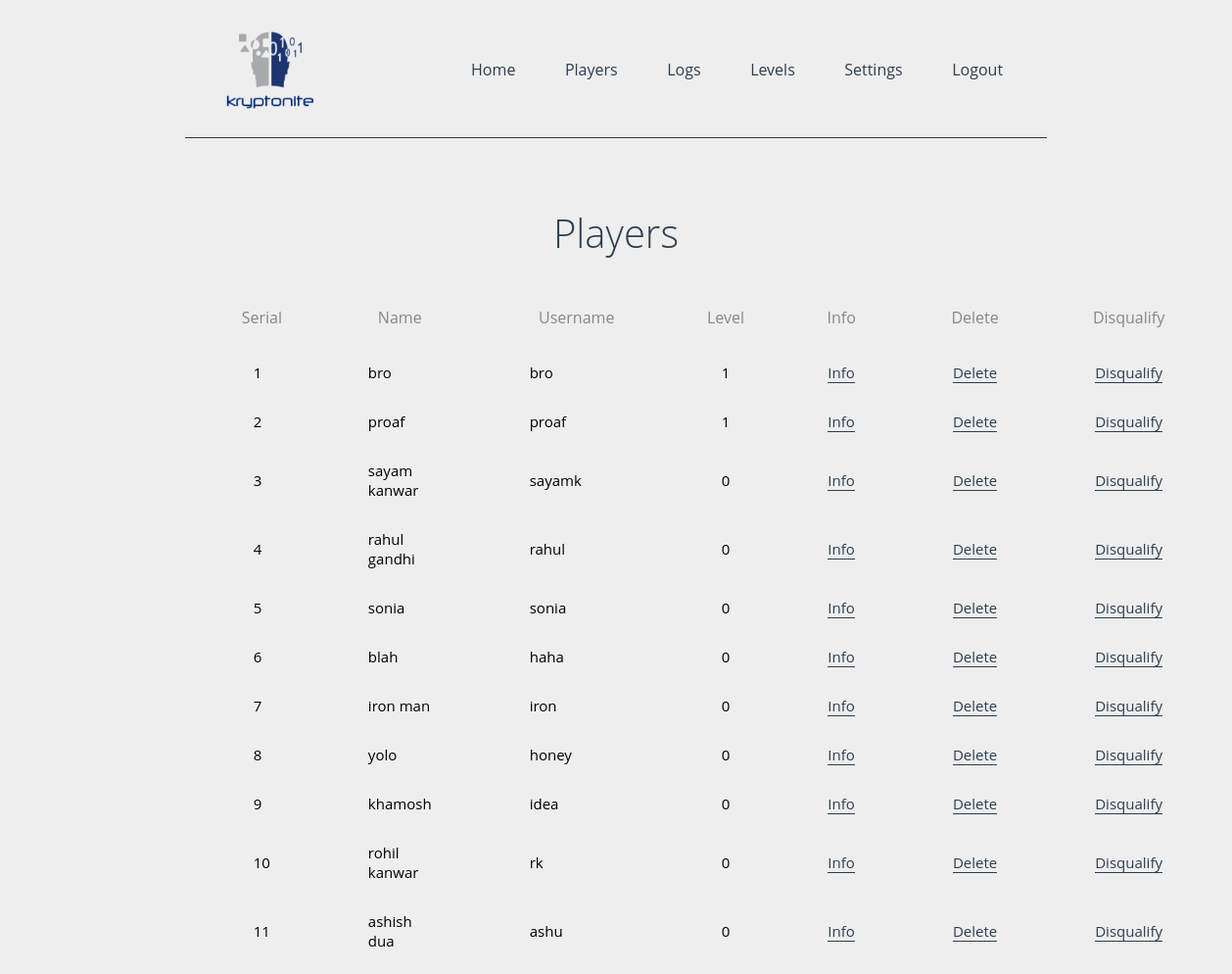
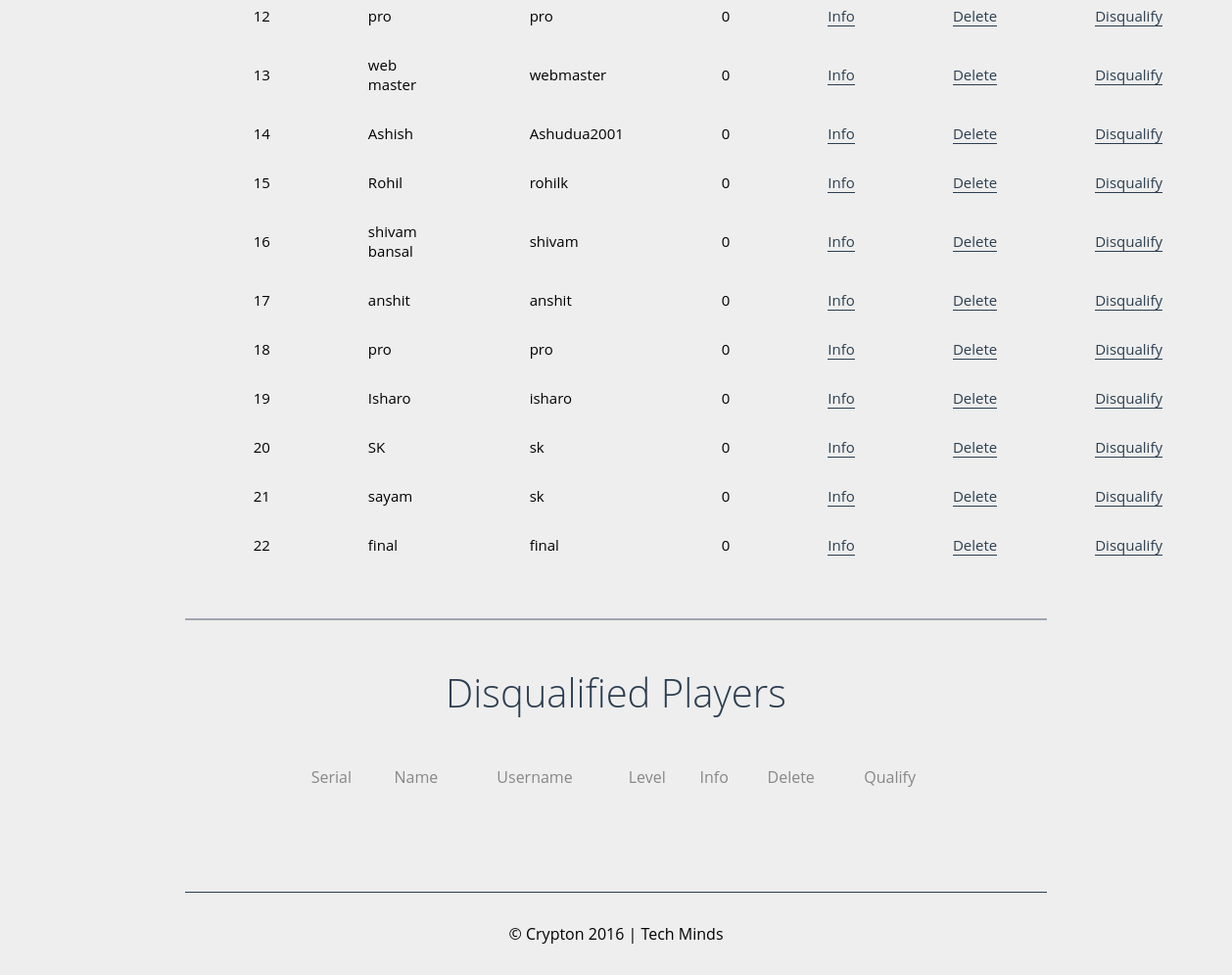
The page /proadmin/players.php (signed in) on the database its author committed (2 pictures, top to bottom).
### tables this page shows
CREATE TABLE IF NOT EXISTS `players` (
  `uid` int(255) NOT NULL,
  `id` int(255) NOT NULL AUTO_INCREMENT,
  `name` varchar(255) NOT NULL,
  `email` varchar(255) NOT NULL,
  `username` varchar(255) NOT NULL,
  `password` varchar(255) NOT NULL,
  `level` int(255) NOT NULL,
  `status` int(11) NOT NULL,
  `usertype` int(11) NOT NULL,
  `confirm` int(255) NOT NULL,
  `time` varchar(255) NOT NULL,
  `ip` varchar(255) NOT NULL,
  PRIMARY KEY (`id`)
);

### proadmin/players.php (the view, shortened to what this page needs)
<!DOCTYPE html>
<html>
<head>
	<link rel="stylesheet" type="text/css" href="../style.css">
</head>
<body>
<center>
<div class="main" style="width:70%;">
<header>
<img src="../logo.png" class="logo">
<a href="logout.php">Logout</a>
<a href="settings.php">Settings</a>
<a href="levels.php">Levels</a>
<a href="logs.php">Logs</a>
<a href="players.php">Players</a>
<a href="admin.php">Home</a>
</header>
<br>
<h1 class="main-heading">Players</h1>
<table class="leaderboard" cellspacing="0">
		<th>Serial</th>
    <th>Name</th>
    <th>Username</th>
		<th>Level</th>
        <th>Info</th>
		<th>Delete</th>
        <th>Disqualify</th>
    <?php
    $rank = 1;
     $result = mysql_query("SELECT * FROM players WHERE status=1 AND usertype=1 ORDER by level DESC,time");
     while ($row = mysql_fetch_assoc($result)) {
     	$name = $row['name'];
      $player = $row['username'];
     	$level = $row['level'];
        $uid = $row['uid'];
     	echo "<tr class=\"hover\">
     	      <td style=\"font-size:15px;\">{$rank}</td>
            <td style=\"font-size:15px;\">{$name}</td>
     	      <td style=\"font-size:15px;\">{$player}</td>
     	      <td style=\"font-size:15px;\">{$level}</td>
              <td style=\"font-size:15px;\"><a id=\"link\" href=\"playerinfo.php?uid={$uid}\">Info</a></td>
     	      <td style=\"font-size:15px;\"><a id=\"link\" href=\"deleteplayer.php?uid={$uid}\" onclick=\"return confirm('Are you sure?')\">Delete</a></td>
              <td style=\"font-size:15px;\"><a id=\"link\" href=\"disqualifyplayer.php?uid={$uid}\" onclick=\"return confirm('Are you sure?')\">Disqualify</a></td>
     	      </tr>";
     $rank++;
     }
     ?>
</table>
<br>
<hr>
<h1 class="main-heading">Disqualified Players</h1>
<table class="leaderboard" cellspacing="0">
        <th>Serial</th>
        <th>Name</th>
        <th>Username</th>
        <th>Level</th>
        <th>Info</th>
        <th>Delete</th>
        <th>Qualify</th>
</table>
<br><br><br>
<footer>
	<p>&copy; Crypton 2016 | Tech Minds</p>
</footer>
</div>
</center>
</body>
</html>

### style.css (style rules this page uses)
* { transition: all .3s ease; }
body { margin: 0; font-family: 'Open Sans',sans-serif; background: #eee; }
.main { width: 60%; }
.logo { width: 130px; height: 100px; float: left; }
header a { float: right; margin-top: 40px; text-decoration: none; color: #2c3e50; -webkit-transition: all .4s ease; transition: all .4s ease; }
header a:before { content: '['; opacity: 0; padding: 10px; -webkit-transition: all .4s ease; transition: all .4s ease; }
header a:after { content: ']'; opacity: 0; padding: 10px; -webkit-transition: all .4s ease; transition: all .4s ease; }
header { border-bottom: 1px solid #2c3e50; padding: 20px; }
.main-heading { font-size: 40px; color: #2c3e50; font-weight: 300; }
footer { position: relative; padding: 15px; border-top: 1px solid #2c3e50; }
.leaderboard { padding: 20px; width: 80%; }
.leaderboard th { font-size: 16px; color: #222; opacity: 0.5; font-weight: 400; }
.leaderboard td { padding-right: 50px; padding-left: 50px; padding-bottom: 15px; padding-top: 15px; margin: 0; font-weight: 400; }
h1 { padding-top:20px; font-size: 2.2em; }
#link { color: #2c3e50; text-decoration: none; border-bottom: 1px solid #2c3e50; transition: all ease 0.3s; }
hr { border: 1px solid #2c3e50; opacity: 0.4; }
th { padding-bottom: 20px; }

### rows shown on the page
players: name "bro", username "bro", level "1"
players: name "proaf", username "proaf", level "1"
players: name "sayam kanwar", username "sayamk", level "0"
players: name "rahul gandhi", username "rahul", level "0"
players: name "sonia", username "sonia", level "0"
players: name "blah", username "haha", level "0"
players: name "iron man", username "iron", level "0"
players: name "yolo", username "honey", level "0"
players: name "khamosh", username "idea", level "0"
players: name "rohil kanwar", username "rk", level "0"
players: name "ashish dua", username "ashu", level "0"
players: name "pro", username "pro", level "0"
players: name "web master", username "webmaster", level "0"
players: name "Ashish", username "Ashudua2001", level "0"
players: name "Rohil", username "rohilk", level "0"
players: name "shivam bansal", username "shivam", level "0"
players: name "anshit", username "anshit", level "0"
players: name "pro", username "pro", level "0"
players: name "Isharo", username "isharo", level "0"
players: name "SK", username "sk", level "0"
players: name "sayam", username "sk", level "0"
players: name "final", username "final", level "0"
